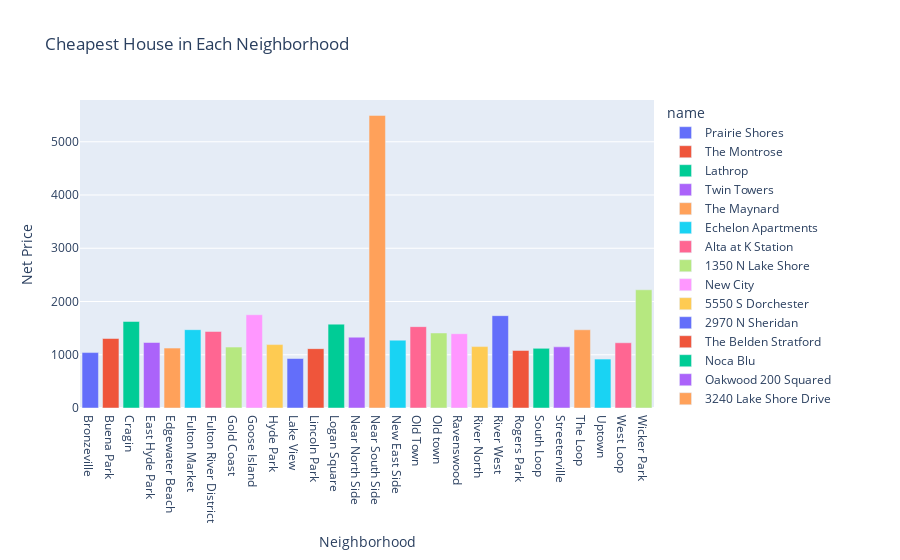

Notebook cell for this chart:
### Code cell
expensive_df = df.loc[df.groupby('neighborhood_name')['net_price'].idxmin()]
fig4 = px.bar(expensive_df, 
             x='neighborhood_name', 
             y='net_price', 
             color='name',
             hover_data=['unit_number', 'beds', 'baths', 'sqft'],
             title="Cheapest House in Each Neighborhood",
             labels={'net_price': 'Net Price', 'neighborhood_name': 'Neighborhood'})


fig4.show()

### Figure 1 — Plotly figure (JSON) as saved in the notebook; plotly's stock layout.template omitted (floating-point values rounded to 4 significant figures)
{"data": [{"alignmentgroup": "True", "customdata": [["1-0315", 0, 1, 400]], "hovertemplate": "name=Prairie Shores<br>Neighborhood=%{x}<br>Net Price=%{y}<br>unit_number=%{customdata[0]}<br>beds=%{customdata[1]}<br>baths=%{customdata[2]}<br>sqft=%{customdata[3]}<extra></extra>", "legendgroup": "Prairie Shores", "marker": {"color": "#636efa", "pattern": {"shape": ""}}, "name": "Prairie Shores", "offsetgroup": "Prairie Shores", "orientation": "v", "showlegend": true, "textposition": "auto", "type": "bar", "x": ["Bronzeville"], "xaxis": "x", "y": [1041], "yaxis": "y"}, {"alignmentgroup": "True", "customdata": [[805, 0, 1, 560]], "hovertemplate": "name=The Montrose<br>Neighborhood=%{x}<br>Net Price=%{y}<br>unit_number=%{customdata[0]}<br>beds=%{customdata[1]}<br>baths=%{customdata[2]}<br>sqft=%{customdata[3]}<extra></extra>", "legendgroup": "The Montrose", "marker": {"color": "#EF553B", "pattern": {"shape": ""}}, "name": "The Montrose", "offsetgroup": "The Montrose", "orientation": "v", "showlegend": true, "textposition": "auto", "type": "bar", "x": ["Buena Park"], "xaxis": "x", "y": [1305], "yaxis": "y"}, {"alignmentgroup": "True", "customdata": [["2808-101", 1, 1, 695]], "hovertemplate": "name=Lathrop<br>Neighborhood=%{x}<br>Net Price=%{y}<br>unit_number=%{customdata[0]}<br>beds=%{customdata[1]}<br>baths=%{customdata[2]}<br>sqft=%{customdata[3]}<extra></extra>", "legendgroup": "Lathrop", "marker": {"color": "#00cc96", "pattern": {"shape": ""}}, "name": "Lathrop", "offsetgroup": "Lathrop", "orientation": "v", "showlegend": true, "textposition": "auto", "type": "bar", "x": ["Cragin"], "xaxis": "x", "y": [1625], "yaxis": "y"}, {"alignmentgroup": "True", "customdata": [["01-015J", 0, 1, 428]], "hovertemplate": "name=Twin Towers<br>Neighborhood=%{x}<br>Net Price=%{y}<br>unit_number=%{customdata[0]}<br>beds=%{customdata[1]}<br>baths=%{customdata[2]}<br>sqft=%{customdata[3]}<extra></extra>", "legendgroup": "Twin Towers", "marker": {"color": "#ab63fa", "pattern": {"shape": ""}}, "name": "Twin Towers", "offsetgroup": "Twin Towers", "orientation": "v", "showlegend": true, "textposition": "auto", "type": "bar", "x": ["East Hyde Park"], "xaxis": "x", "y": [1230], "yaxis": "y"}, {"alignmentgroup": "True", "customdata": [[216, 1, 1, 417]], "hovertemplate": "name=The Maynard<br>Neighborhood=%{x}<br>Net Price=%{y}<br>unit_number=%{customdata[0]}<br>beds=%{customdata[1]}<br>baths=%{customdata[2]}<br>sqft=%{customdata[3]}<extra></extra>", "legendgroup": "The Maynard", "marker": {"color": "#FFA15A", "pattern": {"shape": ""}}, "name": "The Maynard", "offsetgroup": "The Maynard", "orientation": "v", "showlegend": true, "textposition": "auto", "type": "bar", "x": ["Edgewater Beach"], "xaxis": "x", "y": [1125], "yaxis": "y"}, {"alignmentgroup": "True", "customdata": [[2104, 0, 1, 572]], "hovertemplate": "name=Echelon Apartments<br>Neighborhood=%{x}<br>Net Price=%{y}<br>unit_number=%{customdata[0]}<br>beds=%{customdata[1]}<br>baths=%{customdata[2]}<br>sqft=%{customdata[3]}<extra></extra>", "legendgroup": "Echelon Apartments", "marker": {"color": "#19d3f3", "pattern": {"shape": ""}}, "name": "Echelon Apartments", "offsetgroup": "Echelon Apartments", "orientation": "v", "showlegend": true, "textposition": "auto", "type": "bar", "x": ["Fulton Market"], "xaxis": "x", "y": [1471], "yaxis": "y"}, {"alignmentgroup": "True", "customdata": [["W1210", 0, 1, 563]], "hovertemplate": "name=Alta at K Station<br>Neighborhood=%{x}<br>Net Price=%{y}<br>unit_number=%{customdata[0]}<br>beds=%{customdata[1]}<br>baths=%{customdata[2]}<br>sqft=%{customdata[3]}<extra></extra>", "legendgroup": "Alta at K Station", "marker": {"color": "#FF6692", "pattern": {"shape": ""}}, "name": "Alta at K Station", "offsetgroup": "Alta at K Station", "orientation": "v", "showlegend": true, "textposition": "auto", "type": "bar", "x": ["Fulton River District"], "xaxis": "x", "y": [1437], "yaxis": "y"}, {"alignmentgroup": "True", "customdata": [[200710, 0, 1, 467]], "hovertemplate": "name=1350 N Lake Shore<br>Neighborhood=%{x}<br>Net Price=%{y}<br>unit_number=%{customdata[0]}<br>beds=%{customdata[1]}<br>baths=%{customdata[2]}<br>sqft=%{customdata[3]}<extra></extra>", "legendgroup": "1350 N Lake Shore", "marker": {"color": "#B6E880", "pattern": {"shape": ""}}, "name": "1350 N Lake Shore", "offsetgroup": "1350 N Lake Shore", "orientation": "v", "showlegend": true, "textposition": "auto", "type": "bar", "x": ["Gold Coast"], "xaxis": "x", "y": [1144], "yaxis": "y"}, {"alignmentgroup": "True", "customdata": [[613, 0, 1, 590]], "hovertemplate": "name=New City<br>Neighborhood=%{x}<br>Net Price=%{y}<br>unit_number=%{customdata[0]}<br>beds=%{customdata[1]}<br>baths=%{customdata[2]}<br>sqft=%{customdata[3]}<extra></extra>", "legendgroup": "New City", "marker": {"color": "#FF97FF", "pattern": {"shape": ""}}, "name": "New City", "offsetgroup": "New City", "orientation": "v", "showlegend": true, "textposition": "auto", "type": "bar", "x": ["Goose Island"], "xaxis": "x", "y": [1751], "yaxis": "y"}, {"alignmentgroup": "True", "customdata": [[307, 0, 1, 421]], "hovertemplate": "name=5550 S Dorchester<br>Neighborhood=%{x}<br>Net Price=%{y}<br>unit_number=%{customdata[0]}<br>beds=%{customdata[1]}<br>baths=%{customdata[2]}<br>sqft=%{customdata[3]}<extra></extra>", "legendgroup": "5550 S Dorchester", "marker": {"color": "#FECB52", "pattern": {"shape": ""}}, "name": "5550 S Dorchester", "offsetgroup": "5550 S Dorchester", "orientation": "v", "showlegend": true, "textposition": "auto", "type": "bar", "x": ["Hyde Park"], "xaxis": "x", "y": [1191], "yaxis": "y"}, {"alignmentgroup": "True", "customdata": [[1528, 0, 1, 310]], "hovertemplate": "name=2970 N Sheridan<br>Neighborhood=%{x}<br>Net Price=%{y}<br>unit_number=%{customdata[0]}<br>beds=%{customdata[1]}<br>baths=%{customdata[2]}<br>sqft=%{customdata[3]}<extra></extra>", "legendgroup": "2970 N Sheridan", "marker": {"color": "#636efa", "pattern": {"shape": ""}}, "name": "2970 N Sheridan", "offsetgroup": "2970 N Sheridan", "orientation": "v", "showlegend": true, "textposition": "auto", "type": "bar", "x": ["Lake View"], "xaxis": "x", "y": [929], "yaxis": "y"}, {"alignmentgroup": "True", "customdata": [[406, 0, 1, 288]], "hovertemplate": "name=The Belden Stratford<br>Neighborhood=%{x}<br>Net Price=%{y}<br>unit_number=%{customdata[0]}<br>beds=%{customdata[1]}<br>baths=%{customdata[2]}<br>sqft=%{customdata[3]}<extra></extra>", "legendgroup": "The Belden Stratford", "marker": {"color": "#EF553B", "pattern": {"shape": ""}}, "name": "The Belden Stratford", "offsetgroup": "The Belden Stratford", "orientation": "v", "showlegend": true, "textposition": "auto", "type": "bar", "x": ["Lincoln Park"], "xaxis": "x", "y": [1115], "yaxis": "y"}, {"alignmentgroup": "True", "customdata": [[410, 0, 1, 471]], "hovertemplate": "name=Noca Blu<br>Neighborhood=%{x}<br>Net Price=%{y}<br>unit_number=%{customdata[0]}<br>beds=%{customdata[1]}<br>baths=%{customdata[2]}<br>sqft=%{customdata[3]}<extra></extra>", "legendgroup": "Noca Blu", "marker": {"color": "#00cc96", "pattern": {"shape": ""}}, "name": "Noca Blu", "offsetgroup": "Noca Blu", "orientation": "v", "showlegend": true, "textposition": "auto", "type": "bar", "x": ["Logan Square"], "xaxis": "x", "y": [1575], "yaxis": "y"}, {"alignmentgroup": "True", "customdata": [[2403, 0, 1, 629]], "hovertemplate": "name=Oakwood 200 Squared<br>Neighborhood=%{x}<br>Net Price=%{y}<br>unit_number=%{customdata[0]}<br>beds=%{customdata[1]}<br>baths=%{customdata[2]}<br>sqft=%{customdata[3]}<extra></extra>", "legendgroup": "Oakwood 200 Squared", "marker": {"color": "#ab63fa", "pattern": {"shape": ""}}, "name": "Oakwood 200 Squared", "offsetgroup": "Oakwood 200 Squared", "orientation": "v", "showlegend": true, "textposition": "auto", "type": "bar", "x": ["Near North Side"], "xaxis": "x", "y": [1330], "yaxis": "y"}, {"alignmentgroup": "True", "customdata": [["02B", 4, 3, 3050]], "hovertemplate": "name=3240 Lake Shore Drive<br>Neighborhood=%{x}<br>Net Price=%{y}<br>unit_number=%{customdata[0]}<br>beds=%{customdata[1]}<br>baths=%{customdata[2]}<br>sqft=%{customdata[3]}<extra></extra>", "legendgroup": "3240 Lake Shore Drive", "marker": {"color": "#FFA15A", "pattern": {"shape": ""}}, "name": "3240 Lake Shore Drive", "offsetgroup": "3240 Lake Shore Drive", "orientation": "v", "showlegend": true, "textposition": "auto", "type": "bar", "x": ["Near South Side"], "xaxis": "x", "y": [5495], "yaxis": "y"}, {"alignmentgroup": "True", "customdata": [[2202, 0, 1, 465]], "hovertemplate": "name=North Harbor Tower<br>Neighborhood=%{x}<br>Net Price=%{y}<br>unit_number=%{customdata[0]}<br>beds=%{customdata[1]}<br>baths=%{customdata[2]}<br>sqft=%{customdata[3]}<extra></extra>", "legendgroup": "North Harbor Tower", "marker": {"color": "#19d3f3", "pattern": {"shape": ""}}, "name": "North Harbor Tower", "offsetgroup": "North Harbor Tower", "orientation": "v", "showlegend": true, "textposition": "auto", "type": "bar", "x": ["New East Side"], "xaxis": "x", "y": [1274], "yaxis": "y"}, {"alignmentgroup": "True", "customdata": [[626, 0, 1, 584]], "hovertemplate": "name=K Square Apartments<br>Neighborhood=%{x}<br>Net Price=%{y}<br>unit_number=%{customdata[0]}<br>beds=%{customdata[1]}<br>baths=%{customdata[2]}<br>sqft=%{customdata[3]}<extra></extra>", "legendgroup": "K Square Apartments", "marker": {"color": "#FF6692", "pattern": {"shape": ""}}, "name": "K Square Apartments", "offsetgroup": "K Square Apartments", "orientation": "v", "showlegend": true, "textposition": "auto", "type": "bar", "x": ["Old Town"], "xaxis": "x", "y": [1528], "yaxis": "y"}, {"alignmentgroup": "True", "customdata": [["303D", 0, 1, 555]], "hovertemplate": "name=Cobbler Square Lofts<br>Neighborhood=%{x}<br>Net Price=%{y}<br>unit_number=%{customdata[0]}<br>beds=%{customdata[1]}<br>baths=%{customdata[2]}<br>sqft=%{customdata[3]}<extra></extra>", "legendgroup": "Cobbler Square Lofts", "marker": {"color": "#B6E880", "pattern": {"shape": ""}}, "name": "Cobbler Square Lofts", "offsetgroup": "Cobbler Square Lofts", "orientation": "v", "showlegend": true, "textposition": "auto", "type": "bar", "x": ["Old town"], "xaxis": "x", "y": [1409], "yaxis": "y"}, {"alignmentgroup": "True", "customdata": [["1807-402", 0, 1, 538]], "hovertemplate": "name=Ravenswood Terrace<br>Neighborhood=%{x}<br>Net Price=%{y}<br>unit_number=%{customdata[0]}<br>beds=%{customdata[1]}<br>baths=%{customdata[2]}<br>sqft=%{customdata[3]}<extra></extra>", "legendgroup": "Ravenswood Terrace", "marker": {"color": "#FF97FF", "pattern": {"shape": ""}}, "name": "Ravenswood Terrace", "offsetgroup": "Ravenswood Terrace", "orientation": "v", "showlegend": true, "textposition": "auto", "type": "bar", "x": ["Ravenswood"], "xaxis": "x", "y": [1395], "yaxis": "y"}, {"alignmentgroup": "True", "customdata": [[9123, 0, 1, 430]], "hovertemplate": "name=River North Park Apartments<br>Neighborhood=%{x}<br>Net Price=%{y}<br>unit_number=%{customdata[0]}<br>beds=%{customdata[1]}<br>baths=%{customdata[2]}<br>sqft=%{customdata[3]}<extra></extra>", "legendgroup": "River North Park Apartments", "marker": {"color": "#FECB52", "pattern": {"shape": ""}}, "name": "River North Park Apartments", "offsetgroup": "River North Park Apartments", "orientation": "v", "showlegend": true, "textposition": "auto", "type": "bar", "x": ["River North"], "xaxis": "x", "y": [1153], "yaxis": "y"}, {"alignmentgroup": "True", "customdata": [[621, 0, 1, 633]], "hovertemplate": "name=The Madison at Racine<br>Neighborhood=%{x}<br>Net Price=%{y}<br>unit_number=%{customdata[0]}<br>beds=%{customdata[1]}<br>baths=%{customdata[2]}<br>sqft=%{customdata[3]}<extra></extra>", "legendgroup": "The Madison at Racine", "marker": {"color": "#636efa", "pattern": {"shape": ""}}, "name": "The Madison at Racine", "offsetgroup": "The Madison at Racine", "orientation": "v", "showlegend": true, "textposition": "auto", "type": "bar", "x": ["River West"], "xaxis": "x", "y": [1734], "yaxis": "y"}, {"alignmentgroup": "True", "customdata": [[312, 0, 1, 465]], "hovertemplate": "name=The Vivian<br>Neighborhood=%{x}<br>Net Price=%{y}<br>unit_number=%{customdata[0]}<br>beds=%{customdata[1]}<br>baths=%{customdata[2]}<br>sqft=%{customdata[3]}<extra></extra>", "legendgroup": "The Vivian", "marker": {"color": "#EF553B", "pattern": {"shape": ""}}, "name": "The Vivian", "offsetgroup": "The Vivian", "orientation": "v", "showlegend": true, "textposition": "auto", "type": "bar", "x": ["Rogers Park"], "xaxis": "x", "y": [1080], "yaxis": "y"}, {"alignmentgroup": "True", "customdata": [[208, 0, 1, 418]], "hovertemplate": "name=2101 South Michigan<br>Neighborhood=%{x}<br>Net Price=%{y}<br>unit_number=%{customdata[0]}<br>beds=%{customdata[1]}<br>baths=%{customdata[2]}<br>sqft=%{customdata[3]}<extra></extra>", "legendgroup": "2101 South Michigan", "marker": {"color": "#00cc96", "pattern": {"shape": ""}}, "name": "2101 South Michigan", "offsetgroup": "2101 South Michigan", "orientation": "v", "showlegend": true, "textposition": "auto", "type": "bar", "x": ["South Loop"], "xaxis": "x", "y": [1120], "yaxis": "y"}, {"alignmentgroup": "True", "customdata": [[1507, 0, 1, 287]], "hovertemplate": "name=The Seneca<br>Neighborhood=%{x}<br>Net Price=%{y}<br>unit_number=%{customdata[0]}<br>beds=%{customdata[1]}<br>baths=%{customdata[2]}<br>sqft=%{customdata[3]}<extra></extra>", "legendgroup": "The Seneca", "marker": {"color": "#ab63fa", "pattern": {"shape": ""}}, "name": "The Seneca", "offsetgroup": "The Seneca", "orientation": "v", "showlegend": true, "textposition": "auto", "type": "bar", "x": ["Streeterville"], "xaxis": "x", "y": [1148], "yaxis": "y"}, {"alignmentgroup": "True", "customdata": [[911, 0, 1, 540]], "hovertemplate": "name=MILA<br>Neighborhood=%{x}<br>Net Price=%{y}<br>unit_number=%{customdata[0]}<br>beds=%{customdata[1]}<br>baths=%{customdata[2]}<br>sqft=%{customdata[3]}<extra></extra>", "legendgroup": "MILA", "marker": {"color": "#FFA15A", "pattern": {"shape": ""}}, "name": "MILA", "offsetgroup": "MILA", "orientation": "v", "showlegend": true, "textposition": "auto", "type": "bar", "x": ["The Loop"], "xaxis": "x", "y": [1469], "yaxis": "y"}, {"alignmentgroup": "True", "customdata": [["3943-119", 0, 1, 377]], "hovertemplate": "name=3935 W Diversey<br>Neighborhood=%{x}<br>Net Price=%{y}<br>unit_number=%{customdata[0]}<br>beds=%{customdata[1]}<br>baths=%{customdata[2]}<br>sqft=%{customdata[3]}<extra></extra>", "legendgroup": "3935 W Diversey", "marker": {"color": "#19d3f3", "pattern": {"shape": ""}}, "name": "3935 W Diversey", "offsetgroup": "3935 W Diversey", "orientation": "v", "showlegend": true, "textposition": "auto", "type": "bar", "x": ["Uptown"], "xaxis": "x", "y": [919], "yaxis": "y"}, {"alignmentgroup": "True", "customdata": [["01-1206", 0, 1, 471]], "hovertemplate": "name=Presidential Towers Apartments<br>Neighborhood=%{x}<br>Net Price=%{y}<br>unit_number=%{customdata[0]}<br>beds=%{customdata[1]}<br>baths=%{customdata[2]}<br>sqft=%{customdata[3]}<extra></extra>", "legendgroup": "Presidential Towers Apartments", "marker": {"color": "#FF6692", "pattern": {"shape": ""}}, "name": "Presidential Towers Apartments", "offsetgroup": "Presidential Towers Apartments", "orientation": "v", "showlegend": true, "textposition": "auto", "type": "bar", "x": ["West Loop"], "xaxis": "x", "y": [1225], "yaxis": "y"}, {"alignmentgroup": "True", "customdata": [[603, 1, 1, 558]], "hovertemplate": "name=Wicker Park Connection<br>Neighborhood=%{x}<br>Net Price=%{y}<br>unit_number=%{customdata[0]}<br>beds=%{customdata[1]}<br>baths=%{customdata[2]}<br>sqft=%{customdata[3]}<extra></extra>", "legendgroup": "Wicker Park Connection", "marker": {"color": "#B6E880", "pattern": {"shape": ""}}, "name": "Wicker Park Connection", "offsetgroup": "Wicker Park Connection", "orientation": "v", "showlegend": true, "textposition": "auto", "type": "bar", "x": ["Wicker Park"], "xaxis": "x", "y": [2220], "yaxis": "y"}], "layout": {"barmode": "relative", "legend": {"title": {"text": "name"}, "tracegroupgap": 0}, "title": {"text": "Cheapest House in Each Neighborhood"}, "xaxis": {"anchor": "y", "domain": [0, 1], "title": {"text": "Neighborhood"}}, "yaxis": {"anchor": "x", "domain": [0, 1], "title": {"text": "Net Price"}}}}
